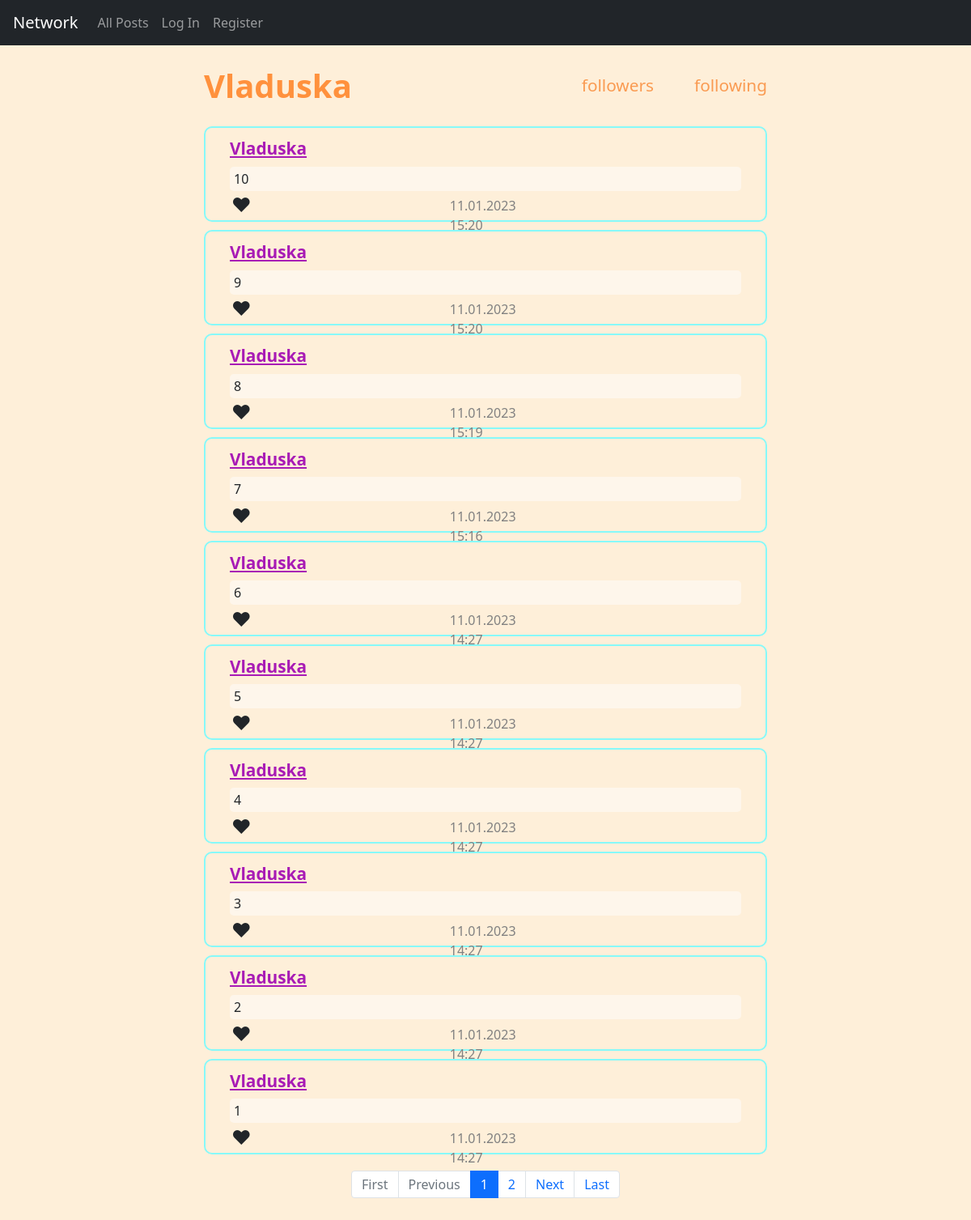
The page /user/Vladuska/1 on the database its author committed.
### network/models.py (models this page shows)
class User(AbstractUser):
    pass

class Post(models.Model):
    user = models.ForeignKey(User, on_delete=models.CASCADE, related_name="post")
    text = models.TextField()
    date_time = models.DateTimeField(auto_now_add=True)

### network/views.py (the view)
# urls.py: path("user/<str:username>/<int:page>", views.user_page, name="user_page"),
def user_page(request, username, page):
    if request.method == "PUT":
        user = User.objects.get(id=request.user.id)
        userpage = User.objects.get(username=username)
        try:
            user.following.get(following=userpage).delete()
        except Following.DoesNotExist:
            Following(follower=user, following=userpage).save()
        return JsonResponse({"success": "yes"})
    else:
        posts = Post.objects.filter(user = User.objects.get(username=username)).order_by("-id")
        return render(request, "network/index.html",{
            "userpage":User.objects.get(username=username),
            "posts": paginator(posts, page),
            "way": "user_page"
        })

### network/templatetags/templatetag.py (called while the page is built)
@register.filter(name="local_time")
def time(value):
    return strftime('%d.%m.%Y %H:%M', localtime(value.timestamp()))

@register.filter(name="slices")
def reverse(value, page):
    return value[:(-len(str(page))-1)]

### network/views.py (called while the page is built)
def paginator(posts, page):
    paginator = Paginator(posts, per_page=10)
    page_object = paginator.get_page(page)
    page_object.adjusted_elided_pages = paginator.get_elided_page_range(page, on_each_side=1, on_ends=0)
    return page_object

### network/templates/network/index.html (shortened to what this page needs)
{% extends "network/layout.html" %}
{% load templatetag %}
{% load static %}
{% block body %}
    {% if userpage %}
        <div id="user_info">
            <div id="userpage_userpage">{{userpage.username}}</div>
            <div id="follow_info">
                <div>followers </div>
                <div>following </div>
            </div>
        </div>
    {% endif %}
    {% for post in posts %}
        <div class="post" id='post_{{post.id}}'>
            <div class="username"><a href="{% url 'user_page' post.user 1 %}">{{post.user}}</a></div>
            <div class="text"><span class="textarea" role="textbox">{{post.text}}</span></div>
            <div>
                <div class="heart_div"><span class="heart"></span></div>
                <div class="datetime">{{post.date_time | local_time}}</div>
                <div class="edit_div">
                </div>
            </div>
        </div>
    {% endfor %}
    {% if posts.has_previous or posts.has_next %}
        <div id="pagination">
            <nav aria-label="Page navigation">
                <ul class="pagination">
                    {% if posts.has_previous %}
                        <li class="page-item"><a class="page-link" href="{{request.path|slices:posts.number}}/1">First</a></li>
                        <li class="page-item"><a class="page-link" href="{{request.path|slices:posts.number}}/{{posts.previous_page_number}}">Previous</a></li>
                    {% else %}
                        <li class="page-item disabled"><a class="page-link" tabindex="-1">First</a></li>
                        <li class="page-item disabled"><a class="page-link" tabindex="-1">Previous</a></li>
                    {% endif %}
                    {% for page_number in posts.adjusted_elided_pages %}
                        {% if page_number == posts.paginator.ELLIPSIS %}
                            <li class="page-item"><a class="page-link">{{page_number}}</a></li>
                        {% else %}
                            <li class="page-item {% if page_number == posts.number %}active{% endif %}"><a class="page-link" href="{{request.path|slices:posts.number}}/{{page_number}}">{{page_number}}</a></li>
                        {% endif %}
                    {% endfor %}
                    {% if posts.has_next %}
                        <li class="page-item"><a class="page-link" href="{{request.path|slices:posts.number}}/{{posts.next_page_number}}">Next</a></li>
                        <li class="page-item"><a class="page-link" href="{{request.path|slices:posts.number}}/{{posts.paginator.num_pages}}">Last</a></li>
                    {% else %}
                        <li class="page-item disabled"><a class="page-link" tabindex="-1">Next</a></li>
                        <li class="page-item disabled"><a class="page-link" tabindex="-1">Last</a></li>
                    {% endif %}
                </ul>
            </nav>
        </div>
    {% endif %}
{% endblock %}

### network/templates/network/layout.html (shortened to what this page needs)
{% load static %}
<!DOCTYPE html>
<html lang="en">
    <head>
        <link href="{% static 'network/styles.css' %}" rel="stylesheet">
        <link rel="stylesheet" href="https://stackpath.bootstrapcdn.com/bootstrap/4.4.1/css/bootstrap.min.css">
        <link href="https://cdn.jsdelivr.net/npm/bootstrap@5.1.3/dist/css/bootstrap.min.css" rel="stylesheet">
    </head>
    <body>
        <nav class="navbar navbar-expand-lg navbar-dark bg-dark sticky-top">
            <a class="navbar-brand">Network</a>
            <div>
              <ul class="navbar-nav mr-auto">
                <li class="nav-item">
                  <a class="nav-link" href="{% url 'index' 1 %}">All Posts</a>
                </li>
                {% if user.is_authenticated %}
                    <li class="nav-item">
                        <a class="nav-link" id="nav_new_post" data-bs-toggle="modal" data-bs-target="#Modal">New Post</a>
                    </li>
                    <li class="nav-item">
                        <a class="nav-link" href="{% url 'following_posts' 1 %}">Following</a>
                    </li>
                    <li class="nav-item">
                        <a class="nav-link" href="{% url 'logout' %}">Log Out</a>
                    </li>
                {% else %}
                    <li class="nav-item">
                        <a class="nav-link" href="{% url 'login' %}">Log In</a>
                    </li>
                    <li class="nav-item">
                        <a class="nav-link" href="{% url 'register' %}">Register</a>
                    </li>
                {% endif %}
              </ul>
            </div>
          </nav>
        <div class="body">
            {% block body %}
            {% endblock %}
        </div>
    </body>
</html>

### network/static/network/styles.css (style rules this page uses)
.body { padding: 20px; background-color: rgb(254, 239, 217); height: 100%; }
html { background-color: rgb(254, 239, 217); }
.post { border: 2px solid rgb(135, 249, 249); padding: 10px 30px; width: 60%; margin: 10px auto; border-radius: 10px; }
.post .username a { color:rgb(168, 27, 181); font-size: 1.3em; font-weight: 600; }
.post .datetime { color: gray; width: 20%; float: left; }
.post .heart_div { width: 43%; float: left; position: relative; top: -10px; }
.post .edit_div { width: 10%; margin-left: 96%; height: 20px; }
.post .text .textarea, #text_new_post { margin: 0.4em 0; white-space: pre-wrap; width: 100%; background-color: rgb(254, 246, 235); border: none; display: block; overflow: hidden; min-height: 30px; line-height: 20px; padding: 5px; border-radius: 5px; }
.heart::before { content: '\2665'; top:3px; position: relative; font-size: 1.5em; margin:0 2px; }
#pagination { display: flex; justify-content: center; margin-top: 20px; }
#userpage_userpage { color:rgb(255, 145, 61); font-size: 2.5em; font-weight: 600; float: left; }
#user_info { width: 60%; align-items: center; display:flex; margin: auto; margin-bottom: 20px; justify-content: space-between; }
#follow_info { color:rgb(250, 155, 82); font-size: 1.3em; }
#follow_info div { float: left; margin-left: 50px; }

### rows shown on the page
User: username "Vladuska"
Post: user "Vladuska", text "10", date_time|local_time "11.01.2023 15:20"
Post: user "Vladuska", text "9", date_time|local_time "11.01.2023 15:20"
Post: user "Vladuska", text "8", date_time|local_time "11.01.2023 15:19"
Post: user "Vladuska", text "7", date_time|local_time "11.01.2023 15:16"
Post: user "Vladuska", text "6", date_time|local_time "11.01.2023 14:27"
Post: user "Vladuska", text "5", date_time|local_time "11.01.2023 14:27"
Post: user "Vladuska", text "4", date_time|local_time "11.01.2023 14:27"
Post: user "Vladuska", text "3", date_time|local_time "11.01.2023 14:27"
Post: user "Vladuska", text "2", date_time|local_time "11.01.2023 14:27"
Post: user "Vladuska", text "1", date_time|local_time "11.01.2023 14:27"

### other values the page prints
{{ page_number }} "1" "2"
